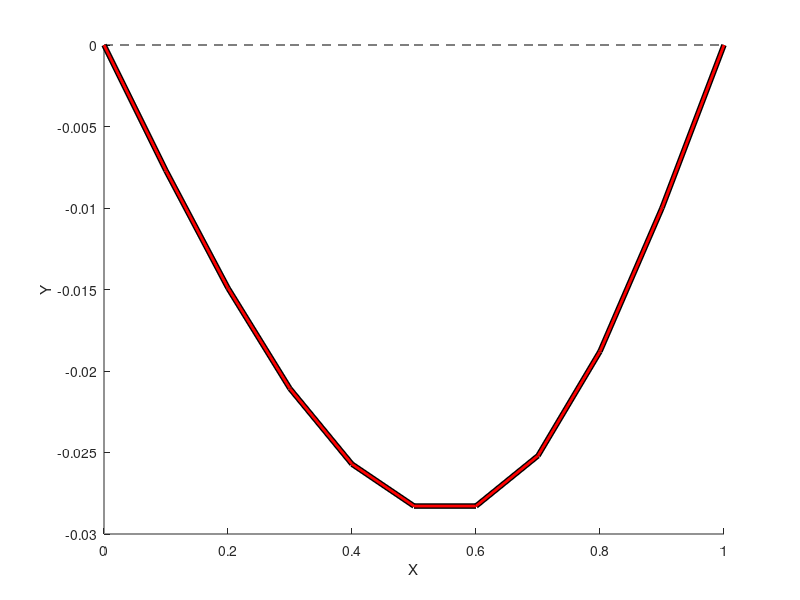

MATLAB code for this plot:
clear all;

n_division=10;  % number of divisions for each of the straight segment
a=0.7;    % input parameter

% next block: set up model
nodes=zeros(n_division+1,4);
nodes(1:n_division+1,2)=[0:1/n_division:1]';
n_nodes=size(nodes,1);
nodes(1:n_nodes,1)=[1:n_nodes]';
n_elements=n_division;
elements=zeros(n_elements,3);
elements(:,1)=[1:n_elements]';
elements(:,2:3)=[1:n_nodes-1; 2:n_nodes]';
materials=[70e9 28e9]';
geometry=zeros(n_elements,6);
geometry(:,1)=[1:n_elements]';
geometry(:,3)=1e-4;
geometry(:,4)=8.3333e-10;
geometry(:,5)=8.3333e-10;
geometry(:,6)=1.6667e-09;
forces(1,:)=[n_division*a+1 0 -100 0 0 0 0];
bcsdisp=zeros(9,3);
bcsdisp(1:5,1:2)=[ones(1,5);[1 2 3 4 5]]';
bcsdisp(6:9,1:2)=[ones(1,4)*n_nodes;[2 3 4 5]]';

% next block: set up constants and empty matrices 
nNodes=size(nodes,1);
nElements=size(elements,1);
E=materials(1,1);
G=materials(2,1);
alpha=geometry(:,2)/180*pi;
A=geometry(:,3);
Iy=geometry(:,4);
Iz=geometry(:,5);
J=geometry(:,6);
K=zeros(6*nNodes,6*nNodes);
F=zeros(6*nNodes,1);
length=zeros(nElements,1);
direction_cos=zeros(nElements,3);

% for-loop: compute the global stiffness matrix
for e=1:nElements
  node1=elements(e,2);
  node2=elements(e,3);
  dv=nodes(node2,2:4)-nodes(node1,2:4)
  length(e)=norm(dv);
  direction_cos(e,:)=dv/length(e);
  % set up intermediate quantities
  EAL=E*A(e)/length(e);
  GJL=G*J(e)/length(e);
  EIzL=E*Iz(e)/(length(e));
  EIyL=E*Iy(e)/(length(e));
  EIzL2=EIzL/length(e);
  EIyL2=EIyL/length(e);
  EIzL3=EIzL2/length(e);
  EIyL3=EIyL2/length(e);
  % next 9 lines: element k matrix in local coordinate system 
  k=zeros(12,12);
  k(1,1)=EAL;  k(2,2)=12*EIzL3;  k(3,3)=12*EIyL3; k(4,4)=GJL;
  k(5,3)=-6*EIyL2; k(5,5)=4*EIyL; k(6,2)=6*EIzL2; k(6,6)=4*EIzL;
  k(7,1)=-EAL;  k(7,7)=EAL;  k(8,2)=-12*EIzL3;  k(8,6)=-6*EIzL2;
  k(8,8)=12*EIzL3;  k(9,3)=-12*EIyL3;  k(9,5)=6*EIyL2;
  k(9,9)=12*EIyL3;  k(10,4)=-GJL;  k(10,10)=GJL;  k(11,3)=-6*EIyL2;
  k(11,5)=2*EIyL;  k(11,9)=6*EIyL2;  k(11,11)=4*EIyL;  k(12,2)=6*EIzL2;
  k(12,6)=2*EIzL;  k(12,8)=-6*EIzL2;  k(12,12)=4*EIzL;
  k=k+k'-eye(12).*diag(k);
  % next 16 lines: calculate lambda
  d=sqrt(dv(1)^2 + dv(3)^2)
  if abs(d)>1e-10*length(e)
    lambda1=zeros(3,3);
    lambda1(1,:)=direction_cos(e,:);
    lambda1(2,:)=1/(d*length(e))*...
          [-dv(1)*dv(2) dv(1)^2+dv(3)^2 -dv(2)*dv(3)];
    lambda1(3,:)=1/d*[-dv(3) 0 dv(1)];
    lambda2=[1  0    0
            0 cos(alpha(e)) sin(alpha(e))
            0 -sin(alpha(e)) cos(alpha(e))];
    lambda=lambda1*lambda2;
  else
    lambda=[0 1 0
          -cos(alpha(e)) 0 sin(alpha(e))
           sin(alpha(e)) 0 cos(alpha(e))];
  end
  % for-loop: create the big lambda matrix
  for i=0:3
    Lambda(i*3+1:i*3+3,i*3+1:i*3+3)=lambda;
  end
  k=inv(Lambda)*k*Lambda; % to global coordinate system
  % assembly 
  K(6*node1-5:6*node1, 6*node1-5:6*node1) ...
            =K(6*node1-5:6*node1, 6*node1-5:6*node1) +k(1:6,1:6);
  K(6*node1-5:6*node1, 6*node2-5:6*node2) ...
            =K(6*node1-5:6*node1, 6*node2-5:6*node2) +k(1:6,7:12);
  K(6*node2-5:6*node2, 6*node1-5:6*node1) ...
            =K(6*node2-5:6*node2, 6*node1-5:6*node1) +k(7:12,1:6);
  K(6*node2-5:6*node2, 6*node2-5:6*node2) ...
            =K(6*node2-5:6*node2, 6*node2-5:6*node2) +k(7:12,7:12);            
end

% set up the global force vector
for i=1:size(forces,1)
  node = forces(i,1);
  F(6*node-5:6*node)= forces(i,2:7);
end

% next 7 lines: apply the displacement BC using the penalty method
penalty=abs(max(max(K)))*1e7;
for i=1:size(bcsdisp,1)
  node = bcsdisp(i,1);
  disp_type = bcsdisp(i,2);
  K(6*node + disp_type - 6, 6*node + disp_type - 6)= penalty;
  F(6*node + disp_type - 6)= penalty*bcsdisp(i,3);
end

d=K\F  % solve global linear system

% next block: plotting
figure(1);
d=d*1;
clf;
hold on;
% for-loop: plot the deformed and undeformed structure
for e=1:nElements
  nd1=elements(e,2);
  nd2=elements(e,3);
  x1=nodes(nd1,2); y1=nodes(nd1,4); z1=nodes(nd1,3);
  x2=nodes(nd2,2); y2=nodes(nd2,4); z2=nodes(nd2,3);
  plot3([x1 x2], [y1 y2], [z1 z2],'k--');       
  plot3([x1+d(6*nd1-5) x2+d(6*nd2-5)],[y1+d(6*nd1-3) ...
         y2+d(6*nd2-3)], [z1+d(6*nd1-4) z2+d(6*nd2-4)],...
         'k-','LineWidth',4);
  if x1<=a; c1=(1-a); xa=x1; else c1=a; xa=1-x1; end;
  if x2<=a; c2=(1-a); xb=x2; else c2=a; xb=1-x2; end;
  plot3([x1+d(6*nd1-5) x2+d(6*nd2-5)],[0,0],[-0.285714*c1*xa*(1-c1^2-xa^2) ...
         -0.285714*c2*xb*(1-c2^2-xb^2)],...
         'r-','LineWidth',2);
end
set(gca,'Ydir','reverse');    % reverse the y-axis for plotting
xlabel('X'); ylabel('Z'); zlabel('Y');
view(0,0);
hold off;
